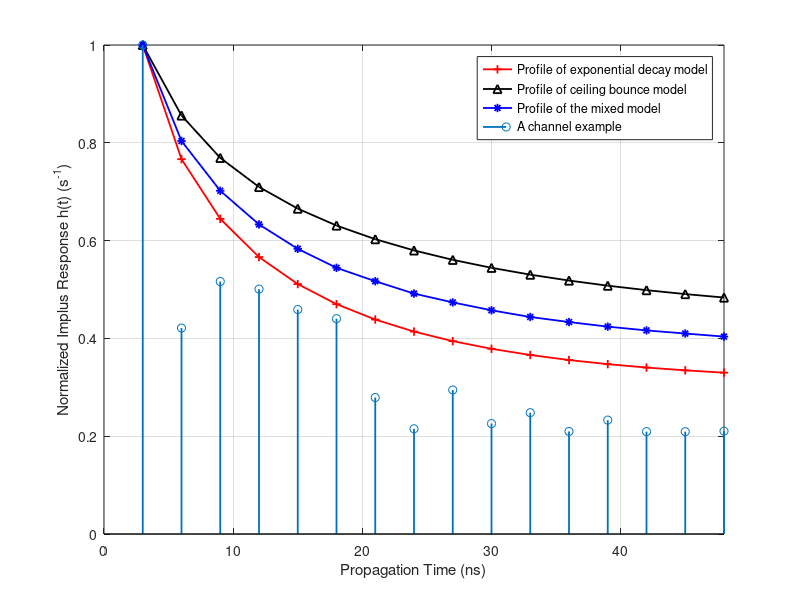
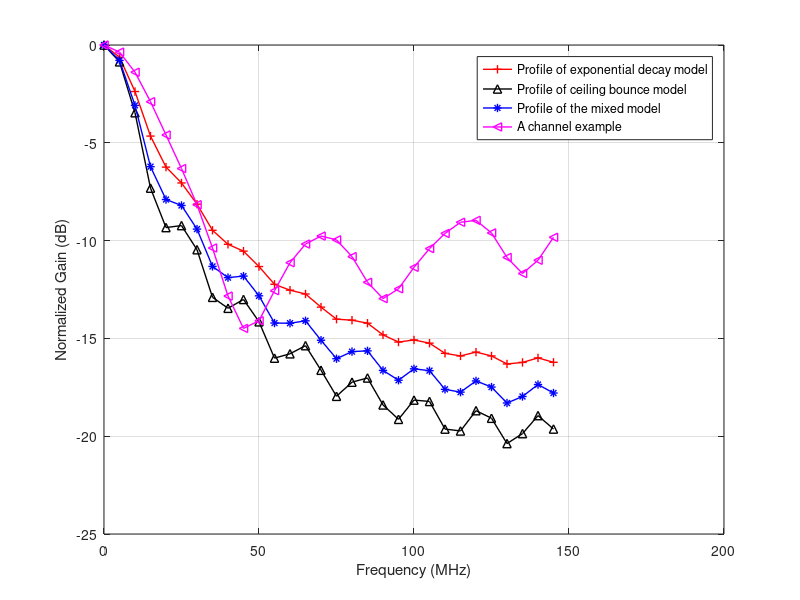

These charts were generated, in order, by the following MATLAB code:
 clear all;
 close all;
 clc;
 
 load ChannelExample.mat
 linewidth = 1.3;
 t = 3:3:48;
 plot(t,h_Exp_profile+1-max(h_Exp_profile),'-+r','LineWidth',linewidth);
 hold on;
 plot(t,h_Ceil_profile+1-max(h_Ceil_profile),'-^k','LineWidth',linewidth);
 plot(t,h_profile+1-max(h_profile),'-*b','LineWidth',linewidth);
 stem(t,h_Example+1-max(h_Example),'LineWidth',linewidth);
 grid on;
 xlabel('Propagation Time (ns)');
 ylabel('Normalized Implus Response h(t) (s^{-1})');
 axis([0,48,0,1]);
 legend('Profile of exponential decay model','Profile of ceiling bounce model',...
     'Profile of the mixed model','A channel example');
 
 H_Exp_profile = fft(h_Exp_profile,300);
 H_Ceil_profile = fft(h_Ceil_profile,300);
 H_profile = fft(h_profile,300);
 H_Example = fft(h_Example,300);
 
 linewidth = 1;
 nStep = 5;
 figure(2)
 plot(0:nStep:149,20*log10(abs(H_Exp_profile(1:nStep:150)))-...
     max(20*log10(abs(H_Exp_profile(1:150)))),...
    '-+r','LineWidth',linewidth);
 hold on; 
 plot(0:nStep:149,20*log10(abs(H_Ceil_profile(1:nStep:150)))-...
     max(20*log10(abs(H_Ceil_profile(1:150)))),...
    '-^k','LineWidth',linewidth);
 plot(0:nStep:149,20*log10(abs(H_profile(1:nStep:150)))-...
     max(20*log10(abs(H_profile(1:150)))),...
     '-*b','LineWidth',linewidth);
 
 plot(0:nStep:149,20*log10(abs(H_Example(1:nStep:150)))-...
     max(20*log10(abs(H_Example(1:150)))),...
     '-<m','LineWidth',linewidth);
 ylabel('Normalized Gain (dB)');
 xlabel('Frequency (MHz)');
  legend('Profile of exponential decay model','Profile of ceiling bounce model',...
     'Profile of the mixed model','A channel example');
 grid on;